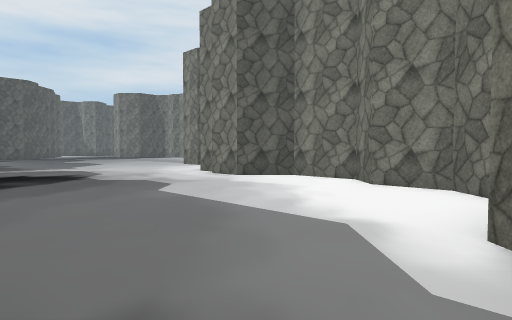
View 1 (above)

17 first-person views from a walk through a 3-D level made in the Unity game engine. The camera is 1.4 m above the floor, tilts 2° down and sees 75° across. The floor is counted in squares, 2 m on a side. Each view is taken from the middle of a square. On the plan, view 1 faces up. The plan holds only what a view shows up to about 10 squares ahead; the rest is blank. The place goes on beyond the plan. The player character is not drawn. Some surface patterns are stand-ins.

View 2
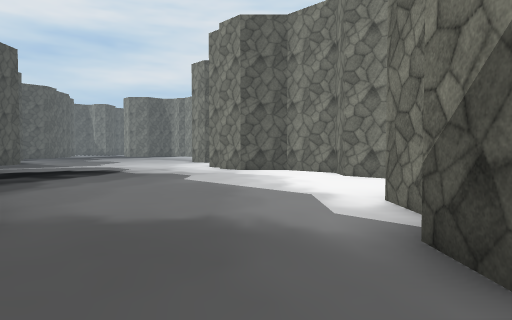

View 3
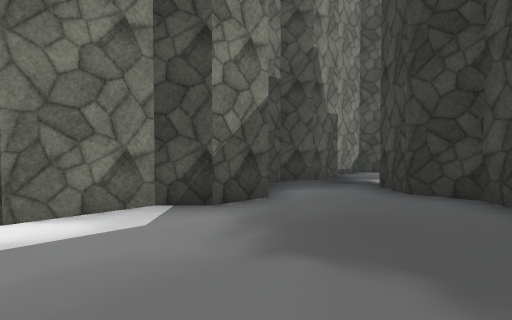

View 4
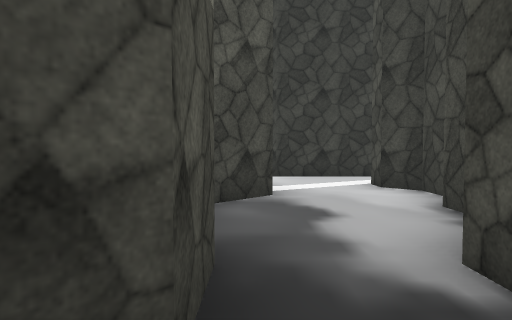

View 5
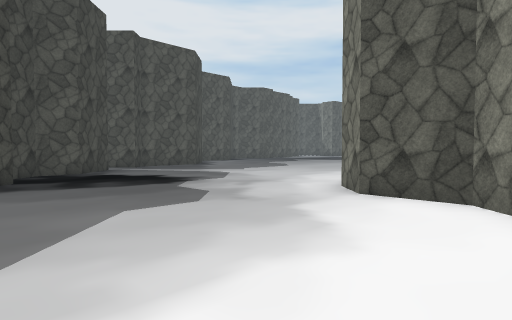

View 6
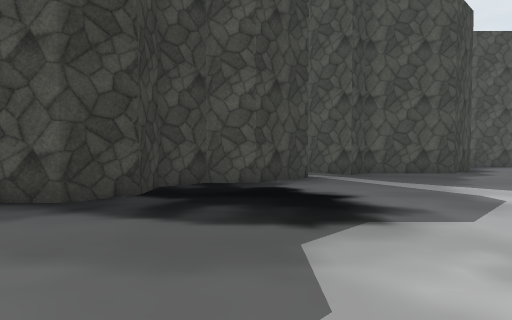

View 7
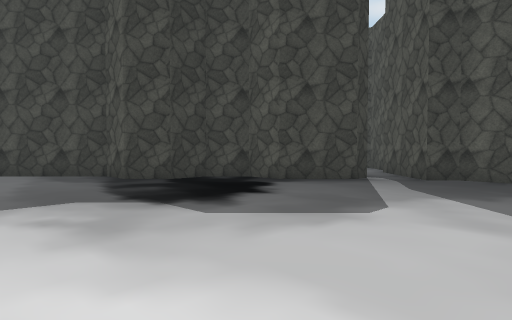

View 8
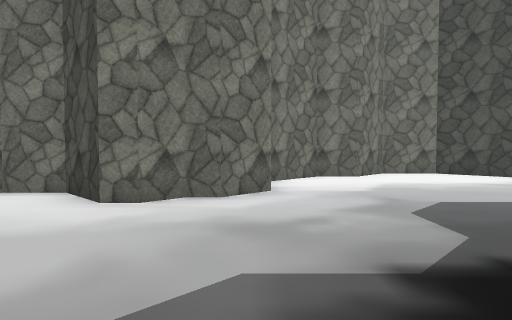

View 9
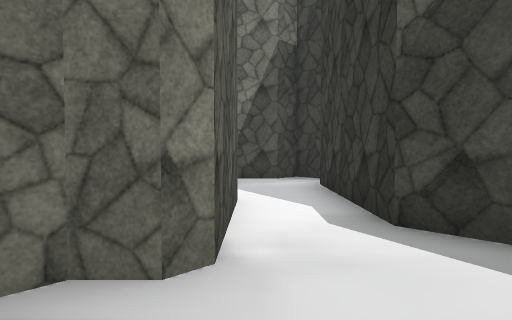

View 10
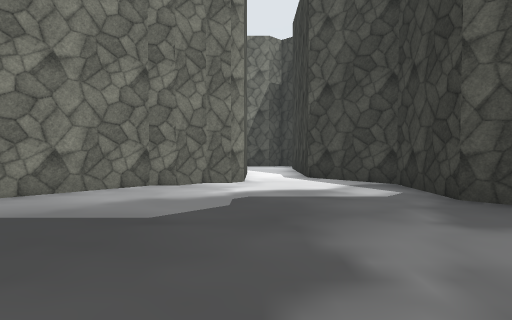

View 11
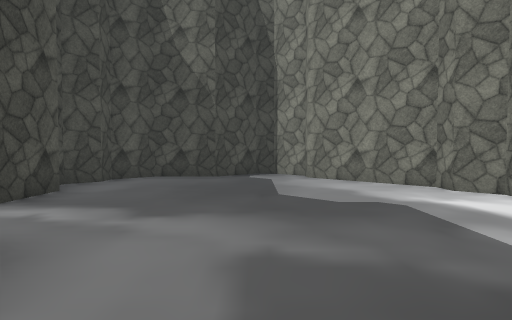

View 12
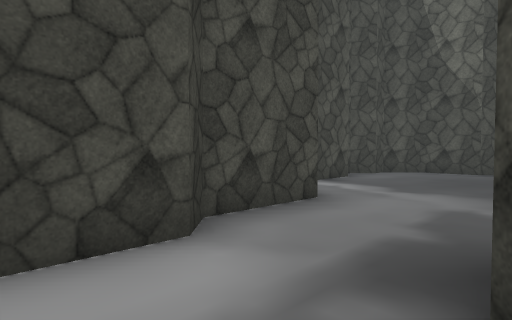

View 13
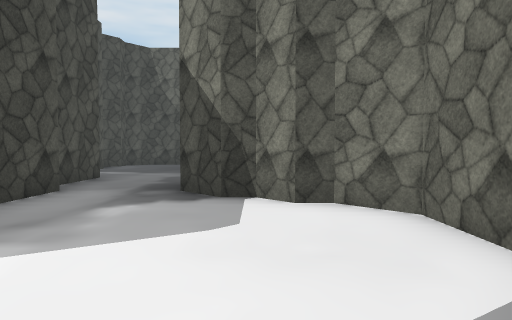

View 14
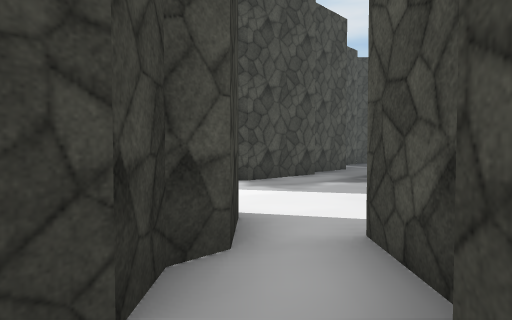

View 15
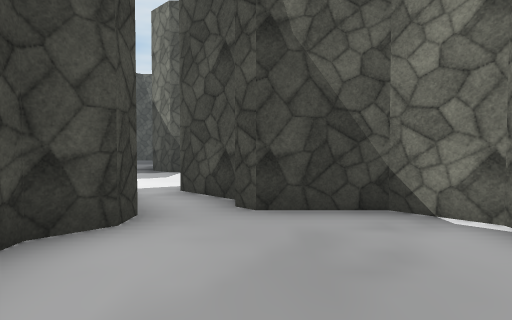

View 16
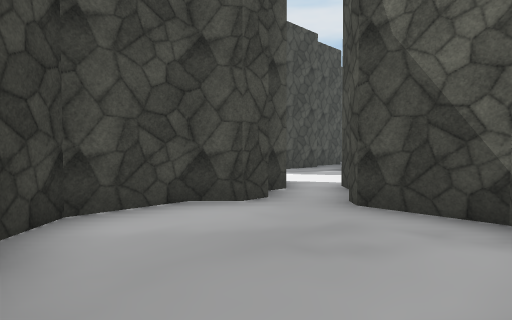

View 17
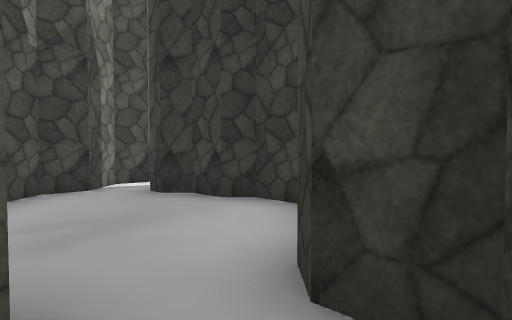

### Floor plan
Points are (right, up) in squares from view 1. A wall is a line through its corners. A room is listed if a view was taken in it or the views show most of it. See-through windows are left out.
Room 1 (views 1, 2, 3, 4, 5, 6, 7, 8)
walls: (1.3, -0.6) (1.3, 0.5) (1.7, 1) (1.7, 2.5) (3.3, 4) (3.3, 5.5) (2.2, 6.5) (2.2, 7.5) (1, 8.8) (-0.5, 8.8) (-1.3, 9.5) (-1.3, 10) (-1.8, 10.5) (-1.8, 11) (-0.8, 12) (-0.8, 12.5); (-1.4, -1.9) (-1, -2.3) (0, -2.3) (0.8, -3.1); (0.7, -3.5) (0.7, -4); (-9.6, 8.3) (-9, 8.3) (-7.7, 7) (-7.7, 6) (-7, 5.3) (-6, 5.3) (-5.3, 4.5) (-5.3, 3.5) (-3.3, 1.5); (2.2, -4) (2.2, -3) (2.8, -2.4); (-0.3, -5.5) (-0.3, -6); (-0.8, -6.9) (-0.8, -7.5) (-0.3, -8) (-0.3, -8.5); (1.7, -7) (2.7, -6) (2.7, -4.8); (-10.2, 12.5) (-10.2, 10) (-9.8, 9.5) (-10.5, 8.8); (-0.5, -8.8) (-3, -8.8) (-3.2, -8.5); (-2, -10.3) (1.5, -10.3); (2.8, -10.5) (3.2, -10) (2.7, -9.5) (2.7, -8.5)
ways out: opening at (-2.5, -9.5) to room 2; opening at (-10, 9)
Room 2 (views 9, 10, 11)
walls: (-8.7, -11) (-8.7, -13) (-8.2, -13.5); (-6, -12.2) (-5.5, -11.8) (-3.5, -11.8) (-2, -10.3); (-10.2, -7.4) (-10.2, -8.9); (-3.2, -8.5) (-3.2, -8) (-3.7, -7.5) (-3.7, -7) (-5.7, -5) (-5.7, -4.5) (-6.5, -3.8) (-7, -3.8) (-8, -4.7) (-9.5, -4.7) (-10.2, -5.5) (-10.2, -6) (-10.8, -6.5)
ways out: opening at (-2.5, -9.5) to room 1; opening at (-7.5, -14) to room 3
Room 3 (view 12)
walls: (-3.2, -16.8) (-3.2, -15.5) (-4, -14.8) (-4.5, -14.8) (-5, -14.3) (-5.5, -14.3) (-6.3, -13.5); (-8.2, -13.5) (-8.2, -16)
ways out: opening at (-7.5, -14) to room 2; opening at (-5, -19) to room 4
Room 4 (views 13, 14, 15, 16, 17)
walls: (-0.7, -21) (-1.5, -20.2) (-3, -20.2); (-3.3, -19.5) (-4.3, -18.4); (-1.1, -24.3) (-0.8, -24) (-0.8, -23.2); (-5.5, -18.7) (-4.7, -19.5) (-4.7, -20) (-4.2, -20.5) (-4.2, -21) (-4.7, -21.5) (-4.7, -23) (-4, -23.7) (-3.5, -23.7) (-3, -24.3)
ways out: opening at (-5, -19) to room 3

Positions as (right, up) in squares from view 1, and headings:
1: (0, 0), facing up
2: (0, -2), facing up
3: (-2, 3), facing down-right
4: (2, -2), facing down
5: (2, 4), facing up-left
6: (-1, 7), facing left
7: (-2, 12), facing down-left
8: (-6, 9), facing right
9: (-5, -9), facing right
10: (-10, -9), facing right
11: (-7, -13), facing up
12: (-6, -15), facing up-left
13: (-5, -19), facing up
14: (-3, -21), facing up-left
15: (-3, -24), facing up
16: (-1, -24), facing up-left
17: (-4, -19), facing down
